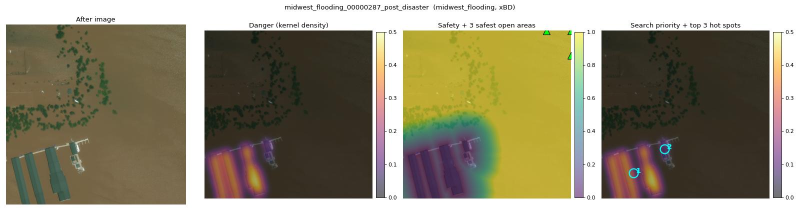
#> input picture Essential_task_delegation/Champion_Task/T1-results/T1/overlays/midwest_flooding_00000287_post_disaster.jpg, 1600 x 432 px (shown at 1/2 size); its folder holds only this picture in this run
$ python dm3_bright_audit.py --root ../../../Champion_Task/T1-results/T1/overlays
#> lines starting #> are read from the running program, lines starting #| are printed output that depends on the picture
#!/usr/bin/env python3
"""
Audit + EDA for DisasterM3 (+ BRIGHT) -- OPTICAL pre- and post-event images only (SAR excluded).

Usage:
  python dm3_bright_audit.py --root /data/DisasterM3 --root /data/BRIGHT --out audit_out
  Options: --event-depth 1 (path component holding the event name) | --event-regex "(\\w+-\\w+-\\d{4})"
           --max-images 3000 (sample size for pixel stats) | --max-pairs 1000

Outputs (in --out): audit_report.md, *.csv, figs/*.png
Everything is inferred from file paths + table contents, because the DisasterM3 file layout is
distributed via request form; check the "Path layout" section of the report and tune --event-depth.
"""
import argparse, hashlib, json, random, re, sys
from collections import Counter
from pathlib import Path

import numpy as np
import pandas as pd
from PIL import Image

Image.MAX_IMAGE_PIXELS = None
IMG_EXT = {".png", ".jpg", ".jpeg", ".tif", ".tiff", ".webp"}
TAB_EXT = {".json", ".jsonl", ".csv", ".parquet"}
SAR_TOK = {"sar", "capella", "umbra", "s1"}
PRE_TOK = {"pre", "before", "t1"}
POST_TOK = {"post", "after", "t2"}
MASK_TOK = {"mask", "masks", "label", "labels", "gt", "target", "targets", "seg"}

# Published reference numbers (DisasterM3 arXiv 2505.21089; BRIGHT ESSD 17, 6217)
REF = {
    "DisasterM3 images total": 26988, "DisasterM3 optical": 22214, "DisasterM3 SAR": 4774,
    "DisasterM3 pre/post pairs": 15881, "DisasterM3 instruction pairs": 123010,
    "Instruct: optical/SAR/pairs": "17190 / 3798 / 92968", "Bench: optical/SAR/pairs": "5024 / 976 / 30042",
    "DisasterM3 events": 36, "BRIGHT events": 14, "BRIGHT tiles (1024x1024)": 4246,
    "BRIGHT building px: intact/damaged/destroyed": "82.8% / 10.7% / 6.5%",
    "BRIGHT building:background px ratio": "~1:7",
}


def toks(s):
    return [t for t in re.split(r"[^a-z0-9]+", s.lower()) if t]


def pair_key(rel):
    parts = re.split(r"([^A-Za-z0-9]+)", str(rel.with_suffix("")))
    kept = "".join(p for p in parts if p.lower() not in PRE_TOK | POST_TOK)
    return re.sub(r"[^A-Za-z0-9]+", "/", kept).strip("/")


def event_of(rel, depth, regex):
    if regex:
        m = re.search(regex, str(rel))
        return m.group(1) if m else "unknown"
    return rel.parts[depth - 1] if len(rel.parts) > depth else rel.stem.split("_")[0]


def md(df, n=40):
    if df is None or len(df) == 0:
        return "_none_\n"
    d = df.head(n)
    cols = list(d.columns)
    out = ["| " + " | ".join(map(str, cols)) + " |", "|" + "|".join("---" for _ in cols) + "|"]
    out += ["| " + " | ".join(str(x) for x in r) + " |" for r in d.itertuples(index=False)]
    if len(df) > n:
        out.append(f"\n_({len(df) - n} more rows in CSV)_")
    return "\n".join(out) + "\n"


# ----------------------------------------------------------------------------- inventory
def build_inventory(roots, depth, regex):
    rows = []
    for root in roots:
        root = Path(root)
        label = set(toks(root.name))
        for p in root.rglob("*"):
            if not p.is_file():
                continue
            rel, ext = p.relative_to(root), p.suffix.lower()
            tk = set(toks(str(rel.with_suffix(""))))
            kind = ("table" if ext in TAB_EXT else
                    "mask" if ext in IMG_EXT and tk & MASK_TOK else
                    "image" if ext in IMG_EXT else "other")
            role = ("ambiguous" if tk & PRE_TOK and tk & POST_TOK else
                    "pre" if tk & PRE_TOK else "post" if tk & POST_TOK else "unknown")
            src = ("bright" if "bright" in label | tk else "xbd" if "xbd" in label | tk else root.name)
            rows.append(dict(path=str(p), rel=str(rel), root=root.name, source=src, ext=ext, kind=kind,
                             role=role, sar=bool(tk & SAR_TOK), event=event_of(rel, depth, regex),
                             bytes=p.stat().st_size,
                             pair_key=pair_key(rel) if kind in ("image", "mask") else None))
    return pd.DataFrame(rows)


# ----------------------------------------------------------------------------- images
def analyze_image(path):
    with Image.open(path) as im:
#> im is the input picture: PIL image 1600x432 RGB; mean R, G, B 143.8, 137, 113.4
        w, h, mode, bands = im.width, im.height, im.mode, len(im.getbands())
#> w = 1600; h = 432; mode = 'RGB'; bands = 3
        if mode == "P":
            im = im.convert("RGB")
        a = np.asarray(im)
    if a.dtype != np.uint8:
        mx = 65535.0 if a.dtype == np.uint16 else max(float(a.max()), 1.0)
        a = (a.astype(np.float32) / mx * 255).clip(0, 255)
    a = a.astype(np.float32)
    if a.ndim == 2:
        a = a[..., None]
    rgb = a[..., :3] if a.shape[2] >= 3 else np.repeat(a[..., :1], 3, 2)
    lum = rgb.mean(2)
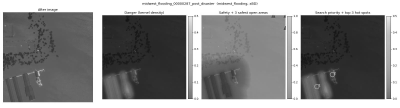
#> lum: shape (432, 1600) float32 (shown at 1/4 size); min 0, max 255, mean 131.4
    gray_like = bool(bands >= 3 and np.abs(rgb[..., 0] - rgb[..., 1]).mean() < 1
                     and np.abs(rgb[..., 1] - rgb[..., 2]).mean() < 1)
#> gray_like = False
    small = np.asarray(Image.fromarray(lum.astype(np.uint8)).resize((32, 32)), dtype=np.float32)
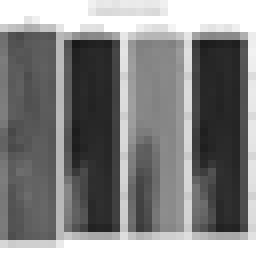
#> small: shape (32, 32) float32 (shown 8 times larger); min 25, max 255, mean 130.4
    ah = np.asarray(Image.fromarray(lum.astype(np.uint8)).resize((8, 8)), dtype=np.float32)
    bits = (ah > ah.mean()).flatten()
    ahash = int("".join("1" if b else "0" for b in bits), 2)
    return dict(w=w, h=h, mode=mode, bands=bands, dtype=str(np.asarray(Image.open(path)).dtype),
                mean=round(float(lum.mean()), 2), std=round(float(lum.std()), 2),
                zero_frac=round(float((rgb.sum(2) == 0).mean()), 4),
                sat_frac=round(float((lum >= 250).mean()), 4), gray_like=gray_like,
                sha1=hashlib.sha1(Path(path).read_bytes()).hexdigest(), ahash=ahash, _small=small)


def near_dups(df, max_dist=3, cap=6000):
    if len(df) > cap or len(df) < 2:
        return pd.DataFrame()
    h = df["ahash"].astype("uint64").to_numpy()
    paths = df["rel"].to_numpy()
    out = []
    for i in range(len(h) - 1):
        x = np.bitwise_xor(h[i], h[i + 1:])
        d = np.unpackbits(x.view(np.uint8).reshape(-1, 8), axis=1).sum(1)
        for j in np.where(d <= max_dist)[0]:
            out.append((paths[i], paths[i + 1 + j], int(d[j])))
    return pd.DataFrame(out, columns=["a", "b", "hamming"])


# ----------------------------------------------------------------------------- tables
# [82 lines left out: functions load_table, pick, conv_turn, image_refs, profile_table, not called in this run]


# ----------------------------------------------------------------------------- figures
def figs(out, inv_opt, istats, mask_bal):
    try:
        import matplotlib
        matplotlib.use("Agg")
        import matplotlib.pyplot as plt
    except Exception:
        return []
    d = Path(out) / "figs"
    d.mkdir(exist_ok=True)
    made = []

    def save(name):
        plt.tight_layout()
        plt.savefig(d / name, dpi=130)
        plt.close()
        made.append(name)

    if len(inv_opt):
        c = inv_opt.groupby(["event", "role"]).size().unstack(fill_value=0)
        c.plot(kind="barh", stacked=True, figsize=(8, max(3, 0.28 * len(c))))
        plt.title("Optical images per event (pre/post)")
        save("events_pre_post.png")
    if len(istats):
        fig, ax = plt.subplots(1, 3, figsize=(13, 3.6))
        ax[0].scatter(istats.w, istats.h, s=6, alpha=.4)
        ax[0].set_title("Image size (w x h)")
        for r, g in istats.groupby("role"):
            ax[1].hist(g["mean"], bins=40, alpha=.5, label=r)
        ax[1].set_title("Mean luminance")
        ax[1].legend()
        ax[2].hist(istats.zero_frac, bins=40)
        ax[2].set_title("Fraction of all-zero pixels (nodata)")
        save("image_stats.png")
    if mask_bal is not None and len(mask_bal):
        (mask_bal.set_index("value")["share"] * 100).plot(kind="bar", figsize=(5, 3.4))
        plt.ylabel("% pixels")
        plt.title("Mask value distribution (sampled)")
        save("mask_values.png")
    return made


# ----------------------------------------------------------------------------- main
def main():
    ap = argparse.ArgumentParser()
    ap.add_argument("--root", action="append", required=True)
    ap.add_argument("--out", default="audit_out")
    ap.add_argument("--event-depth", type=int, default=1)
    ap.add_argument("--event-regex", default=None)
    ap.add_argument("--max-images", type=int, default=3000)
    ap.add_argument("--max-pairs", type=int, default=1000)
    ap.add_argument("--seed", type=int, default=0)
    a = ap.parse_args()
    random.seed(a.seed)
    out = Path(a.out)
    out.mkdir(parents=True, exist_ok=True)
    flags, R = [], []

    inv = build_inventory(a.root, a.event_depth, a.event_regex)
    inv.drop(columns=["path"]).to_csv(out / "inventory.csv", index=False)
    imgs = inv[inv.kind == "image"]
    sar = imgs[imgs.sar]
    opt = imgs[~imgs.sar]
    R.append("# DisasterM3 + BRIGHT -- optical pre/post audit & EDA\n")
    R.append("Scope: optical images only. Files whose path contains a SAR token "
             f"({', '.join(sorted(SAR_TOK))}) are excluded and counted below.\n")
    R.append("## 1. Inventory & SAR exclusion\n")
    R.append(md(inv.groupby(["source", "kind"]).size().reset_index(name="files")))
    R.append(f"- Images: {len(imgs)} total | **SAR excluded: {len(sar)}** | optical kept: {len(opt)}\n")
    R.append(f"- Optical role split: {opt.role.value_counts().to_dict()}\n")
    R.append("### Path layout (use this to tune --event-depth / --event-regex)\n")
    R.append(md(inv.rel.map(lambda s: s.split("/")[0]).value_counts().head(15).rename_axis("top-level").reset_index(name="files")))
    if (opt.role.isin(["unknown", "ambiguous"])).any():
        n = int(opt.role.isin(["unknown", "ambiguous"]).sum())
        flags.append(f"{n} optical images have no/ambiguous pre|post token in path (role cannot be inferred).")
    if inv.event.nunique() > 80:
        flags.append(f"{inv.event.nunique()} distinct 'event' values -- --event-depth is probably wrong.")

    # pairing
    R.append("\n## 2. Pre/post pairing (optical)\n")
    po = opt[opt.role.isin(["pre", "post"])]
    g = po.groupby(["source", "pair_key"]).role.agg(lambda s: tuple(sorted(set(s))))
    paired = g[g == ("post", "pre")]
    pre_only, post_only = g[g == ("pre",)], g[g == ("post",)]
    R.append(f"- Complete pairs: **{len(paired)}** | pre without post: {len(pre_only)} | post without pre: {len(post_only)}\n")
    dupe_roles = po.groupby(["source", "pair_key", "role"]).size()
    if (dupe_roles > 1).any():
        flags.append(f"{int((dupe_roles > 1).sum())} pair keys map to >1 file per role (ambiguous pairing).")
    if len(pre_only) + len(post_only):
        flags.append(f"{len(pre_only)} pre-only and {len(post_only)} post-only optical images (unpaired).")
    ev = po.groupby(["source", "event", "role"]).size().unstack(fill_value=0).reset_index()
    ev["pairs_est"] = ev[[c for c in ("pre", "post") if c in ev]].min(axis=1)
    ev.to_csv(out / "events.csv", index=False)
    R.append(md(ev.sort_values("pairs_est", ascending=False)))
    small_ev = ev[ev.pairs_est < 20]
    if len(small_ev):
        flags.append(f"{len(small_ev)} events have <20 optical pairs: {', '.join(small_ev.event.astype(str).head(8))}.")

    # pixel stats
    R.append("\n## 3. Pixel-level stats (sampled)\n")
    samp = opt.sample(min(a.max_images, len(opt)), random_state=a.seed) if len(opt) else opt
    recs, thumbs, errs = [], {}, []
    for r in samp.itertuples():
        try:
            s = analyze_image(r.path)
#> s = 13 items
            thumbs[r.rel] = s.pop("_small")
            recs.append(dict(rel=r.rel, source=r.source, event=r.event, role=r.role, pair_key=r.pair_key, **s))
        except Exception as e:
            errs.append((r.rel, repr(e)[:120]))
    ist = pd.DataFrame(recs)
#> ist = table of 1 rows and 17 columns
    ist.drop(columns=["ahash"], errors="ignore").to_csv(out / "image_stats.csv", index=False)
    R.append(f"- Analyzed {len(ist)} images; unreadable/corrupt: **{len(errs)}**\n")
    if errs:
        flags.append(f"{len(errs)} optical images failed to open (see report).")
        R.append(md(pd.DataFrame(errs, columns=["file", "error"]), 15))
    if len(ist):
        R.append(md(ist.groupby(["source", "role"]).agg(n=("w", "size"), w_med=("w", "median"), h_med=("h", "median"),
                                                          mean_lum=("mean", "mean"), std_lum=("std", "mean"),
                                                          nodata=("zero_frac", "mean")).round(3).reset_index()))
        R.append(f"- Distinct (w,h): {ist.groupby(['w', 'h']).size().sort_values(ascending=False).head(8).to_dict()}\n")
        R.append(f"- Modes: {ist['mode'].value_counts().to_dict()} | dtypes: {ist['dtype'].value_counts().to_dict()}\n")
        gl = int(ist.gray_like.sum())
#> gl = 0
        if gl:
            flags.append(f"{gl} 'optical' images are channel-identical (grayscale) -- possible SAR leaked past the path filter.")
            ist[ist.gray_like][["rel", "event", "role"]].to_csv(out / "possible_sar_leak.csv", index=False)
        blank = int((ist["std"] < 2).sum())
#> blank = 0
        if blank:
            flags.append(f"{blank} near-constant images (std<2).")
        if (ist.zero_frac > 0.3).any():
            flags.append(f"{int((ist.zero_frac > 0.3).sum())} images have >30% all-zero pixels (nodata padding).")
        # duplicates
        R.append("\n## 4. Duplicates & leakage\n")
        ex = ist[ist.duplicated("sha1", keep=False)].sort_values("sha1")
#> ex = table of 0 rows and 17 columns
        R.append(f"- Exact byte-duplicates (within sample): **{len(ex)}** files in {ex.sha1.nunique()} groups\n")
        if len(ex):
            ex[["rel", "sha1"]].to_csv(out / "exact_duplicates.csv", index=False)
            flags.append(f"{len(ex)} exact-duplicate optical files in sample.")
        nd = near_dups(ist)
#> nd = table of 0 rows and 0 columns
        R.append(f"- Near-duplicates (aHash Hamming<=3, within sample): **{len(nd)}** pairs\n")
        if len(nd):
            nd.to_csv(out / "near_duplicates.csv", index=False)
        # pair checks
        pr = []
        bykey = ist.groupby(["source", "pair_key", "role"]).rel.first().unstack()
#> bykey = table of 1 rows and 1 columns
        if {"pre", "post"} <= set(bykey.columns):
            for (src, k), row in bykey.dropna(subset=["pre", "post"]).head(a.max_pairs).iterrows():
                x, y = ist[ist.rel == row["pre"]].iloc[0], ist[ist.rel == row["post"]].iloc[0]
                pr.append(dict(source=src, pair_key=k, same_size=(x.w, x.h) == (y.w, y.h),
                               identical_bytes=x.sha1 == y.sha1,
                               mean_abs_diff=round(float(np.abs(thumbs[x.rel] - thumbs[y.rel]).mean()), 2),
                               lum_shift=round(float(y["mean"] - x["mean"]), 2)))
        pr = pd.DataFrame(pr)
        if len(pr):
            pr.to_csv(out / "pair_checks.csv", index=False)
            R.append(f"- Pairs fully inside the sample: {len(pr)} | size mismatch: **{int((~pr.same_size).sum())}** | "
                     f"pre==post bytes: **{int(pr.identical_bytes.sum())}** | near-zero change (diff<1.0): **{int((pr.mean_abs_diff < 1).sum())}**\n")
            R.append(f"- Pre->post mean-abs-diff percentiles (5/50/95): {pr.mean_abs_diff.quantile([.05, .5, .95]).round(2).tolist()}\n")
            if (~pr.same_size).any():
                flags.append(f"{int((~pr.same_size).sum())} pairs have different pre/post dimensions (misregistration risk).")
            if pr.identical_bytes.any():
                flags.append(f"{int(pr.identical_bytes.sum())} pairs have identical pre and post files.")
        else:
            R.append("- No complete pre/post pairs fell inside the sample; raise --max-images.\n")
    # masks
    R.append("\n## 5. Masks / damage labels (non-SAR)\n")
    msk = inv[(inv.kind == "mask") & (~inv.sar)]
    mbal = None
    if len(msk):
        cnt, per_ev = Counter(), {}
        for r in msk.sample(min(1500, len(msk)), random_state=a.seed).itertuples():
            try:
                with Image.open(r.path) as im:
                    arr = np.asarray(im)
                v, c = np.unique(arr if arr.ndim == 2 else arr[..., 0], return_counts=True)
                for vi, ci in zip(v, c):
                    cnt[int(vi)] += int(ci)
                    per_ev.setdefault(r.event, Counter())[int(vi)] += int(ci)
            except Exception:
                pass
        tot = sum(cnt.values()) or 1
        mbal = pd.DataFrame(sorted(cnt.items()), columns=["value", "pixels"])
        mbal["share"] = (mbal.pixels / tot).round(4)
        R.append(f"- {len(msk)} mask files; sampled value distribution (BRIGHT convention: 0 bg, 1 intact, 2 damaged, 3 destroyed -- verify for xBD-derived masks):\n")
        R.append(md(mbal))
        pe = pd.DataFrame(per_ev).fillna(0).T
        pe = pe.div(pe.sum(axis=1), axis=0).round(4)
        pe.index.name = "event"
        pe.to_csv(out / "mask_values_per_event.csv")
        bld = mbal[mbal.value > 0]
        if len(bld) and bld.pixels.sum():
            sh = (bld.set_index("value").pixels / bld.pixels.sum()).round(3).to_dict()
            R.append(f"- Share within building pixels: {sh} (BRIGHT paper reports 0.828 / 0.107 / 0.065 for intact/damaged/destroyed)\n")
    else:
        R.append("_No mask files detected by path tokens (mask/label/gt/target/seg); DisasterM3 may store masks inside tables._\n")

    # tables
    R.append("\n## 6. Annotation / instruction tables\n")
    disk_names = set(imgs.rel.map(lambda s: Path(s).name))
#> disk_names = 1 item
    sar_names = set(sar.rel.map(lambda s: Path(s).name)) - set(opt.rel.map(lambda s: Path(s).name))  # SAR-only basenames
#> sar_names = 0 items
    ref_union = set()
    for t in inv[inv.kind == "table"].itertuples():
        try:
            pr_ = profile_table(t.path, sar_names, disk_names)
        except Exception as e:
            R.append(f"- `{t.rel}`: could not parse ({repr(e)[:100]})\n")
            continue
        ref_union |= pr_.pop("_ref_names")
        pt = pr_.pop("per_task")
        pt.to_csv(out / f"tasks_{Path(t.rel).stem}.csv", index=False)
        R.append(f"### `{t.rel}`\n")
        R.append("```json\n" + json.dumps({k: v for k, v in pr_.items() if k != "null_rate"}, indent=1, default=str)[:2500] + "\n```\n")
        R.append(md(pt, 30))
        if pr_["rows_touching_sar"]:
            flags.append(f"{t.rel}: {pr_['rows_touching_sar']}/{pr_['n']} rows reference SAR images -> drop for optical-only runs.")
        if pr_.get("exact_duplicate_rows"):
            flags.append(f"{t.rel}: {pr_['exact_duplicate_rows']} exact duplicate rows.")
        if pr_.get("conflicting_answers"):
            flags.append(f"{t.rel}: {pr_['conflicting_answers']} (question,image) keys with conflicting answers.")
        if pr_["n_referenced_missing"]:
            flags.append(f"{t.rel}: {pr_['n_referenced_missing']} referenced images not found on disk.")
        if "majority_answer_share" in pt and (pt.majority_answer_share > 0.4).any():
            flags.append(f"{t.rel}: tasks with majority-answer baseline >40% -> {pt[pt.majority_answer_share > .4].task.tolist()[:6]}")
        if "letter_max_share" in pt and (pt.letter_max_share > 0.3).any():
            flags.append(f"{t.rel}: MCQ answer-letter skew >30% in {pt[pt.letter_max_share > .3].task.tolist()[:6]} (5 options => 20% uniform).")
#> after the loop, R = 23 items; flags = 2 items; ref_union = 0 items
    if ref_union:
        orphans = len({n for n in disk_names - sar_names} - ref_union)
        R.append(f"\n- Optical images on disk never referenced by any table: **{orphans}**\n")
        if orphans:
            flags.append(f"{orphans} optical images on disk are not referenced by any annotation table.")

    # reference + flags
    R.append("\n## 7. Published reference numbers (for reconciliation)\n")
    R.append(md(pd.DataFrame(list(REF.items()), columns=["quantity", "published"])))
    R.append(f"- Observed: optical files {len(opt)}, SAR files {len(sar)}, complete optical pairs {len(paired)}, events {inv.event.nunique()}\n")
    R.append("- Counts are NOT expected to match exactly: DisasterM3 reports image counts after tiling/pairing and includes SAR; "
             "BRIGHT's own release is pre-event optical + post-event SAR (post-event optical exists only for a few events).\n")
    made = figs(out, opt, ist if len(ist) else pd.DataFrame(), mbal)
#> in save, `plt.savefig(d / name, dpi=130)`:
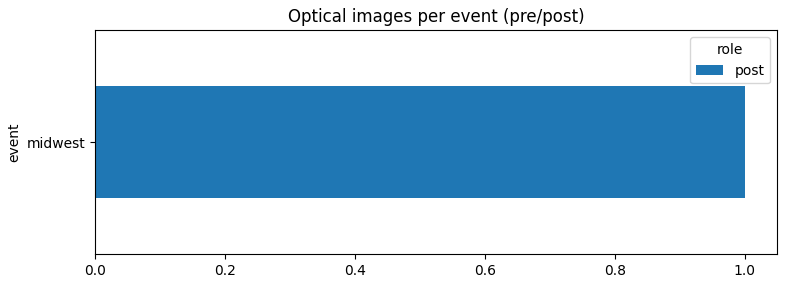
#> figure drawn by matplotlib, 1 panel
#> call 2 of save, with name = 'image_stats.png'
#> in save (call 2), `plt.savefig(d / name, dpi=130)`:
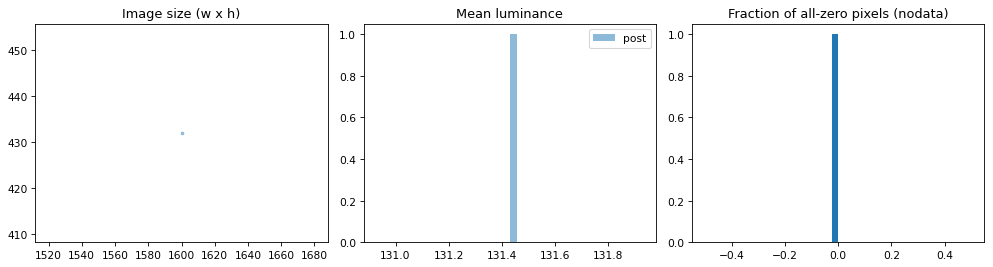
#> figure drawn by matplotlib, 3 panels; panel 2: tallest bar 1 high, from x = 131.4 to 131.5; panel 3: tallest bar 1 high, from x = -0.0247 to 0.0003
#> made = ['events_pre_post.png', 'image_stats.png']
    if made:
        R.append("\nFigures: " + ", ".join(f"figs/{m}" for m in made) + "\n")
    R.insert(2, "## Red flags (auto-detected)\n" + ("\n".join(f"- {f}" for f in flags) if flags else "- none detected") + "\n")
    (out / "audit_report.md").write_text("\n".join(R), encoding="utf-8")
    print(f"Wrote {out/'audit_report.md'}  | flags: {len(flags)}")
#| Wrote audit_out/audit_report.md  | flags: 2


if __name__ == "__main__":
    sys.exit(main())
#> (the program exits here)

$ run again, on Essential_task_delegation/Champion_Task/T1-results/T1/overlays/moore_tornado_00000033_post_disaster.jpg
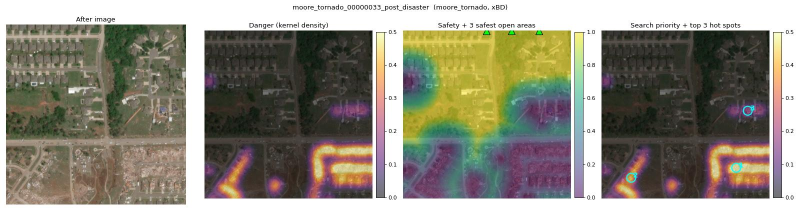
#> input picture Essential_task_delegation/Champion_Task/T1-results/T1/overlays/moore_tornado_00000033_post_disaster.jpg, 1600 x 432 px (shown at 1/2 size)
#> in analyze_image, im is the input picture: PIL image 1600x432 RGB; mean R, G, B 144.2, 140.3, 127
#> w = 1600; h = 432; mode = 'RGB'; bands = 3
#> in analyze_image, `lum = rgb.mean(2)`:
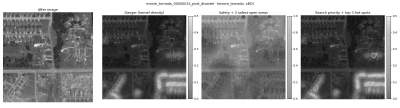
#> lum: shape (432, 1600) float32 (shown at 1/4 size); min 0, max 255, mean 137.1
#> gray_like = False
#> s = 13 items
#> ist = table of 1 rows and 17 columns
#> gl = 0
#> ex = table of 0 rows and 17 columns
#> nd = table of 0 rows and 0 columns
#> bykey = table of 1 rows and 1 columns
#> disk_names = 1 item
#> sar_names = 0 items
#> after the loop in main, `for t in inv[inv.kind == "table"].itertuples():`: R = 23 items; flags = 2 items; ref_union = 0 items
#> in save (call 2), `plt.savefig(d / name, dpi=130)`:
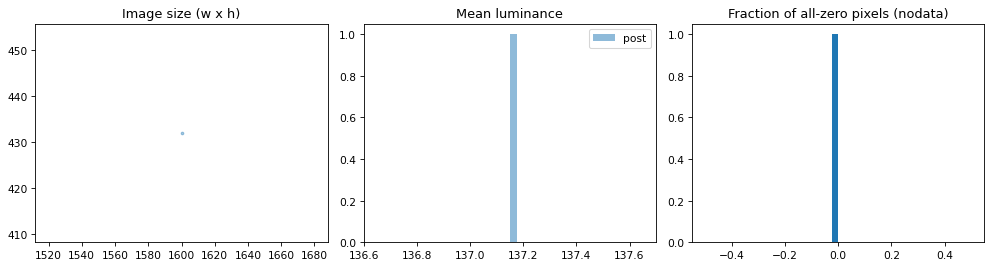
#> figure drawn by matplotlib, 3 panels; panel 2: tallest bar 1 high, from x = 137.2 to 137.2; panel 3: tallest bar 1 high, from x = -0.0247 to 0.0003
#> made = ['events_pre_post.png', 'image_stats.png']
#| Wrote audit_out/audit_report.md  | flags: 2
